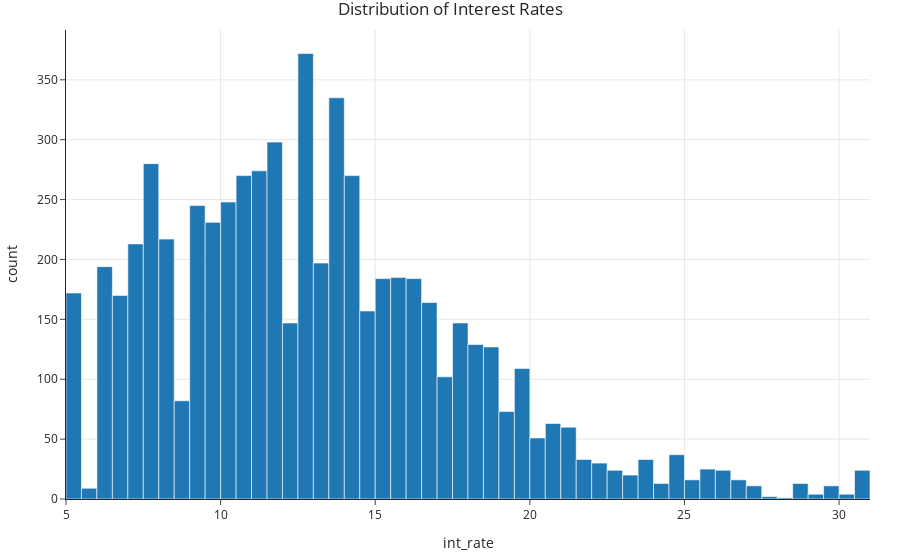

This figure's notebook cell:
### Markdown cell above
<div class="alert alert-warning">
    <h3>Question 🤔 (Answer at <a style="text-decoration: none; color: #0066cc" href="https://docs.google.com/forms/d/e/1FAIpQLSd4oliiZYeNh76jWy-arfEtoAkCrVSsobZxPwxifWggo3EO0Q/viewform">practicaldsc.org/q</a>)</h3>
    
<small>Remember that you can always ask questions anonymously at the link above!</small>
    
Based on the histogram below, what is the relationship between the mean and median interest rate?
    
- A. Mean > median.
- B. Mean $\approx$ median.
- C. Mean < median.

### Code cell
(
    loans
    .plot(kind='hist', x='int_rate', title='Distribution of Interest Rates')
)

### Figure 1 — Plotly figure (JSON) as saved in the notebook; plotly's stock layout.template omitted (floating-point values rounded to 4 significant figures; data arrays with more than 128 entries replaced by an {"elided": "..."} marker saying what was removed)
{"data": [{"alignmentgroup": "True", "bingroup": "x", "hovertemplate": "int_rate=%{x}<br>count=%{y}<extra></extra>", "legendgroup": "", "marker": {"color": "#1F77B4", "pattern": {"shape": ""}}, "name": "", "offsetgroup": "", "orientation": "v", "showlegend": false, "type": "histogram", "x": {"elided": "6300 float values"}, "xaxis": "x", "yaxis": "y"}], "layout": {"barmode": "relative", "legend": {"tracegroupgap": 0}, "title": {"text": "Distribution of Interest Rates"}, "xaxis": {"anchor": "y", "domain": [0, 1], "title": {"text": "int_rate"}}, "yaxis": {"anchor": "x", "domain": [0, 1], "title": {"text": "count"}}}}
